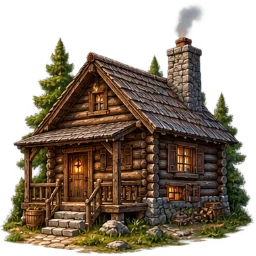
#> input picture assets/imagenes_256x256/alojamientos/cabana.webp, 256 x 256 px
$ python -i silhouette.py   (imports and definitions only)
#> lines starting #> are read from the running program, lines starting #| are printed output that depends on the picture; after the words box and inside, x2 and y2 are one past the last pixel; in counts of white or black regions, pixels touching at a corner belong together
#> further down, picture is the input picture: PIL image 256x256 RGBA; mean R, G, B, A 73.5, 60.7, 42.6, 148.9
"""Keep the principal connected silhouette while retaining original source pixels."""
from collections import deque
from PIL import Image,ImageFilter

def main_silhouette(image):
    # Expand the selection by two pixels so fine dark edges and small line gaps survive.
    selection=image.convert('RGB').point(lambda v:255 if v>10 else 0).convert('L').point(lambda v:255 if v else 0).filter(ImageFilter.MaxFilter(5))
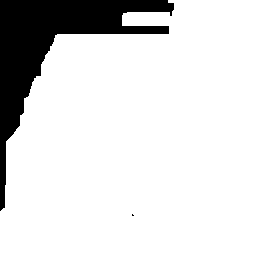
#> selection: PIL image 256x256 L; 86.2% white; 2 black regions (1 under 20 px), largest, box (x1, y1, x2, y2) and area: (0, 0, 174, 211) 9014
    w,h=selection.size; pixels=selection.tobytes(); seen=bytearray(w*h); components=[]
#> after `w, h = selection.size`: w = 256; h = 256
    for start,value in enumerate(pixels):
        if not value or seen[start]: continue
        seen[start]=1; queue=deque([start]); component=[]
        while queue:
            i=queue.popleft(); component.append(i); x=i%w; y=i//w
            for j in ((i-1 if x else -1),(i+1 if x+1<w else -1),(i-w if y else -1),(i+w if y+1<h else -1)):
                if j>=0 and not seen[j] and pixels[j]: seen[j]=1;queue.append(j)
        components.append(component)
#> after the loop, components = 1 item
    if not components:return image
    largest=max(components,key=len); data=bytearray(w*h)
#> after `largest = max(components, key=len)`: largest = 56519 items
    for i in largest:data[i]=255
#> this loop made 56519 passes
#> i on passes 1 to 3: 168, 169, 424
    mask=Image.frombytes('L',(w,h),bytes(data)); result=Image.new('RGB',image.size); result.paste(image,mask=mask)
#> after `result = Image.new('RGB', image.size)`: result: PIL image 256x256 RGB; every value is 0
#> after `result.paste(image, mask=mask)`:
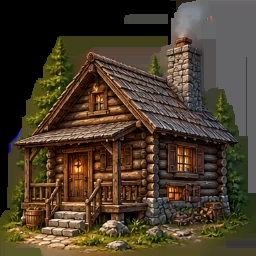
#> result: PIL image 256x256 RGB; mean R, G, B 73.5, 60.7, 42.6
    return result

>>> from PIL import Image
>>> picture = Image.open('../../assets/imagenes_256x256/alojamientos/cabana.webp')
>>> result = main_silhouette(picture)

$ run again, on assets/imagenes_256x256/alojamientos/castillo.webp
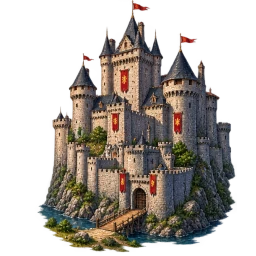
#> input picture assets/imagenes_256x256/alojamientos/castillo.webp, 256 x 256 px
#> picture is the input picture: PIL image 256x256 RGBA; mean R, G, B, A 69.7, 62.5, 52.3, 119.7
#> in main_silhouette, `selection=image.convert('RGB').point(lambda v:255 if v>10 else 0).conv..`:
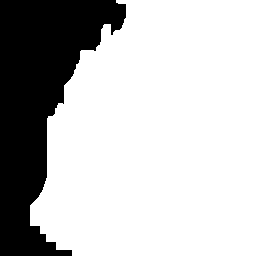
#> selection: PIL image 256x256 L; 75% white; 1 black region, box (x1, y1, x2, y2) and area: (0, 0, 126, 256) 16380
#> after the loop in main_silhouette, `for start,value in enumerate(pixels):`: components = 1 item
#> largest = 49156 items
#> the loop in main_silhouette, `for i in largest:data[i]=255` made 49156 passes
#> i on passes 1 to 3: 116, 117, 372
#> result: PIL image 256x256 RGB; every value is 0
#> in main_silhouette, `result.paste(image, mask=mask)`:
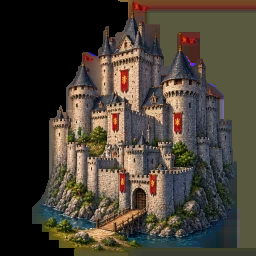
#> result: PIL image 256x256 RGB; mean R, G, B 69.7, 62.5, 52.3

$ run again, on assets/imagenes_256x256/alojamientos/choza.webp
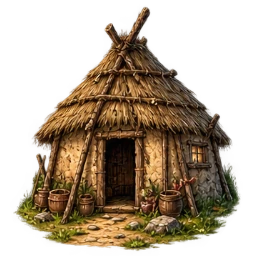
#> input picture assets/imagenes_256x256/alojamientos/choza.webp, 256 x 256 px
#> picture is the input picture: PIL image 256x256 RGBA; mean R, G, B, A 73.7, 56, 32.5, 121.6
#> in main_silhouette, `selection=image.convert('RGB').point(lambda v:255 if v>10 else 0).conv..`:
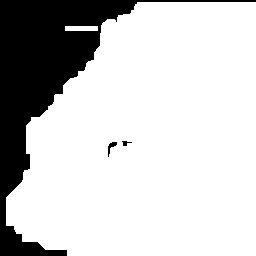
#> selection: PIL image 256x256 L; 79.4% white; 3 black regions, box (x1, y1, x2, y2) and area: (0, 0, 256, 256) 13431, (108, 142, 117, 157) 51, (122, 141, 132, 146) 26
#> after the loop in main_silhouette, `for start,value in enumerate(pixels):`: components = 2 items
#> largest = 51863 items
#> the loop in main_silhouette, `for i in largest:data[i]=255` made 51863 passes
#> i on passes 1 to 3: 649, 650, 905
#> mask: PIL image 256x256 L; 79.1% white; 3 black regions, box (x1, y1, x2, y2) and area: (0, 0, 256, 256) 13596, (108, 142, 117, 157) 51, (122, 141, 132, 146) 26
#> result: PIL image 256x256 RGB; every value is 0
#> in main_silhouette, `result.paste(image, mask=mask)`:
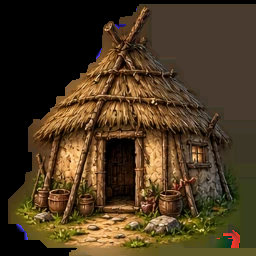
#> result: PIL image 256x256 RGB; mean R, G, B 73.7, 56, 32.5
